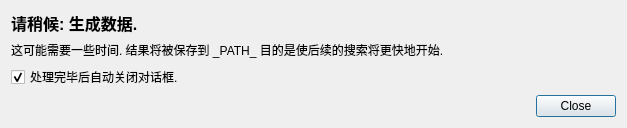
<?xml version="1.0" encoding="UTF-8"?>
<ui version="4.0">
 <class>ProtoBaseDialog</class>
 <widget class="QDialog" name="ProtoBaseDialog">
  <property name="geometry">
   <rect>
    <x>0</x>
    <y>0</y>
    <width>627</width>
    <height>113</height>
   </rect>
  </property>
  <property name="windowTitle">
   <string>生成数据</string>
  </property>
  <layout class="QVBoxLayout" name="verticalLayout">
   <item>
    <widget class="QLabel" name="label_2">
     <property name="text">
      <string>&lt;html&gt;&lt;head/&gt;&lt;body&gt;&lt;p&gt;&lt;span style=&quot; font-size:12pt; font-weight:600;&quot;&gt;请稍候: 生成数据.&lt;/span&gt;&lt;/p&gt;&lt;/body&gt;&lt;/html&gt;</string>
     </property>
    </widget>
   </item>
   <item>
    <widget class="QLabel" name="label">
     <property name="text">
      <string>这可能需要一些时间. 结果将被保存到 _PATH_ 目的是使后续的搜索将更快地开始.</string>
     </property>
    </widget>
   </item>
   <item>
    <widget class="QCheckBox" name="checkBox">
     <property name="text">
      <string>处理完毕后自动关闭对话框.</string>
     </property>
     <property name="checked">
      <bool>true</bool>
     </property>
    </widget>
   </item>
   <item>
    <widget class="QDialogButtonBox" name="buttonBox">
     <property name="orientation">
      <enum>Qt::Horizontal</enum>
     </property>
     <property name="standardButtons">
      <set>QDialogButtonBox::Close</set>
     </property>
    </widget>
   </item>
  </layout>
 </widget>
 <resources/>
 <connections>
  <connection>
   <sender>buttonBox</sender>
   <signal>accepted()</signal>
   <receiver>ProtoBaseDialog</receiver>
   <slot>accept()</slot>
   <hints>
    <hint type="sourcelabel">
     <x>248</x>
     <y>254</y>
    </hint>
    <hint type="destinationlabel">
     <x>157</x>
     <y>274</y>
    </hint>
   </hints>
  </connection>
  <connection>
   <sender>buttonBox</sender>
   <signal>rejected()</signal>
   <receiver>ProtoBaseDialog</receiver>
   <slot>reject()</slot>
   <hints>
    <hint type="sourcelabel">
     <x>316</x>
     <y>260</y>
    </hint>
    <hint type="destinationlabel">
     <x>286</x>
     <y>274</y>
    </hint>
   </hints>
  </connection>
 </connections>
</ui>
